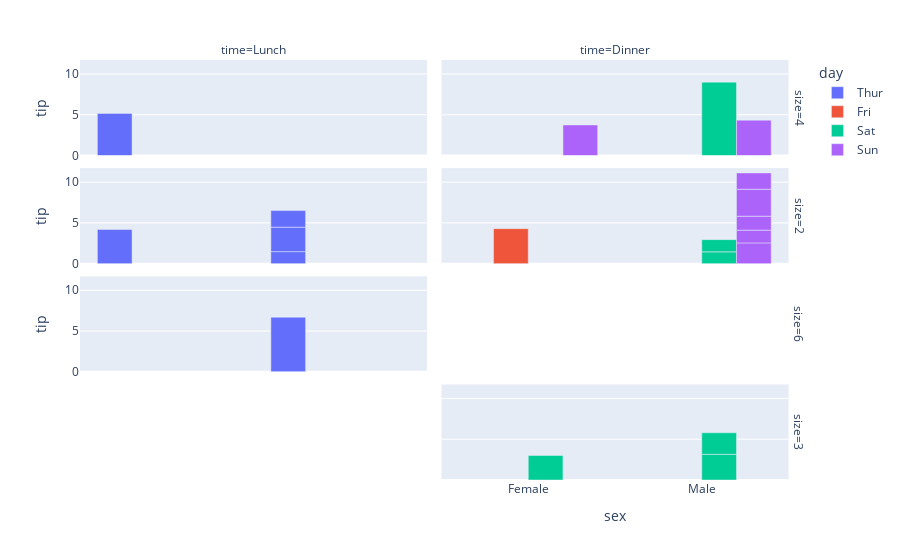

The code cell stored with this chart in its notebook:
### Code cell
fig = px.bar(data_frame=df, x="sex", y="tip", color="day", barmode="group", facet_col="time", facet_row="size",
             category_orders={"day":["Thur", "Fri", "Sat", "Sun"]})
fig.show()

### Figure 1 — Plotly figure (JSON) as saved in the notebook; plotly's stock layout.template omitted (floating-point values rounded to 4 significant figures)
{"data": [{"alignmentgroup": "True", "hovertemplate": "day=Thur<br>size=4<br>time=Lunch<br>sex=%{x}<br>tip=%{y}<extra></extra>", "legendgroup": "Thur", "marker": {"color": "#636efa", "pattern": {"shape": ""}}, "name": "Thur", "offsetgroup": "Thur", "orientation": "v", "showlegend": true, "textposition": "auto", "type": "bar", "x": ["Female"], "xaxis": "x7", "y": [5.17], "yaxis": "y7"}, {"alignmentgroup": "True", "hovertemplate": "day=Thur<br>size=2<br>time=Lunch<br>sex=%{x}<br>tip=%{y}<extra></extra>", "legendgroup": "Thur", "marker": {"color": "#636efa", "pattern": {"shape": ""}}, "name": "Thur", "offsetgroup": "Thur", "orientation": "v", "showlegend": false, "textposition": "auto", "type": "bar", "x": ["Male", "Male", "Male", "Female"], "xaxis": "x5", "y": [1.48, 3.0, 2.03, 4.19], "yaxis": "y5"}, {"alignmentgroup": "True", "hovertemplate": "day=Thur<br>size=6<br>time=Lunch<br>sex=%{x}<br>tip=%{y}<extra></extra>", "legendgroup": "Thur", "marker": {"color": "#636efa", "pattern": {"shape": ""}}, "name": "Thur", "offsetgroup": "Thur", "orientation": "v", "showlegend": false, "textposition": "auto", "type": "bar", "x": ["Male"], "xaxis": "x3", "y": [6.7], "yaxis": "y3"}, {"alignmentgroup": "True", "hovertemplate": "day=Fri<br>size=2<br>time=Dinner<br>sex=%{x}<br>tip=%{y}<extra></extra>", "legendgroup": "Fri", "marker": {"color": "#EF553B", "pattern": {"shape": ""}}, "name": "Fri", "offsetgroup": "Fri", "orientation": "v", "showlegend": true, "textposition": "auto", "type": "bar", "x": ["Female"], "xaxis": "x6", "y": [4.3], "yaxis": "y6"}, {"alignmentgroup": "True", "hovertemplate": "day=Sat<br>size=4<br>time=Dinner<br>sex=%{x}<br>tip=%{y}<extra></extra>", "legendgroup": "Sat", "marker": {"color": "#00cc96", "pattern": {"shape": ""}}, "name": "Sat", "offsetgroup": "Sat", "orientation": "v", "showlegend": true, "textposition": "auto", "type": "bar", "x": ["Male"], "xaxis": "x8", "y": [9.0], "yaxis": "y8"}, {"alignmentgroup": "True", "hovertemplate": "day=Sat<br>size=2<br>time=Dinner<br>sex=%{x}<br>tip=%{y}<extra></extra>", "legendgroup": "Sat", "marker": {"color": "#00cc96", "pattern": {"shape": ""}}, "name": "Sat", "offsetgroup": "Sat", "orientation": "v", "showlegend": false, "textposition": "auto", "type": "bar", "x": ["Male", "Male"], "xaxis": "x6", "y": [1.45, 1.5], "yaxis": "y6"}, {"alignmentgroup": "True", "hovertemplate": "day=Sat<br>size=3<br>time=Dinner<br>sex=%{x}<br>tip=%{y}<extra></extra>", "legendgroup": "Sat", "marker": {"color": "#00cc96", "pattern": {"shape": ""}}, "name": "Sat", "offsetgroup": "Sat", "orientation": "v", "showlegend": false, "textposition": "auto", "type": "bar", "x": ["Male", "Male", "Female"], "xaxis": "x2", "y": [3.15, 2.64, 3.0], "yaxis": "y2"}, {"alignmentgroup": "True", "hovertemplate": "day=Sun<br>size=4<br>time=Dinner<br>sex=%{x}<br>tip=%{y}<extra></extra>", "legendgroup": "Sun", "marker": {"color": "#ab63fa", "pattern": {"shape": ""}}, "name": "Sun", "offsetgroup": "Sun", "orientation": "v", "showlegend": true, "textposition": "auto", "type": "bar", "x": ["Male", "Female"], "xaxis": "x8", "y": [4.34, 3.75], "yaxis": "y8"}, {"alignmentgroup": "True", "hovertemplate": "day=Sun<br>size=2<br>time=Dinner<br>sex=%{x}<br>tip=%{y}<extra></extra>", "legendgroup": "Sun", "marker": {"color": "#ab63fa", "pattern": {"shape": ""}}, "name": "Sun", "offsetgroup": "Sun", "orientation": "v", "showlegend": false, "textposition": "auto", "type": "bar", "x": ["Male", "Male", "Male", "Male", "Male"], "xaxis": "x6", "y": [2.55, 1.56, 1.71, 3.31, 2.0], "yaxis": "y6"}], "layout": {"annotations": [{"font": {}, "showarrow": false, "text": "time=Lunch", "x": 0.24, "xanchor": "center", "xref": "paper", "y": 1, "yanchor": "bottom", "yref": "paper"}, {"font": {}, "showarrow": false, "text": "time=Dinner", "x": 0.74, "xanchor": "center", "xref": "paper", "y": 1, "yanchor": "bottom", "yref": "paper"}, {"font": {}, "showarrow": false, "text": "size=3", "textangle": 90, "x": 0.98, "xanchor": "left", "xref": "paper", "y": 0.1138, "yanchor": "middle", "yref": "paper"}, {"font": {}, "showarrow": false, "text": "size=6", "textangle": 90, "x": 0.98, "xanchor": "left", "xref": "paper", "y": 0.3712, "yanchor": "middle", "yref": "paper"}, {"font": {}, "showarrow": false, "text": "size=2", "textangle": 90, "x": 0.98, "xanchor": "left", "xref": "paper", "y": 0.6288, "yanchor": "middle", "yref": "paper"}, {"font": {}, "showarrow": false, "text": "size=4", "textangle": 90, "x": 0.98, "xanchor": "left", "xref": "paper", "y": 0.8862, "yanchor": "middle", "yref": "paper"}], "barmode": "group", "legend": {"title": {"text": "day"}, "tracegroupgap": 0}, "margin": {"t": 60}, "xaxis": {"anchor": "y", "domain": [0, 0.48], "title": {"text": "sex"}}, "xaxis2": {"anchor": "y2", "domain": [0.5, 0.98], "matches": "x", "title": {"text": "sex"}}, "xaxis3": {"anchor": "y3", "domain": [0, 0.48], "matches": "x", "showticklabels": false}, "xaxis4": {"anchor": "y4", "domain": [0.5, 0.98], "matches": "x", "showticklabels": false}, "xaxis5": {"anchor": "y5", "domain": [0, 0.48], "matches": "x", "showticklabels": false}, "xaxis6": {"anchor": "y6", "domain": [0.5, 0.98], "matches": "x", "showticklabels": false}, "xaxis7": {"anchor": "y7", "domain": [0, 0.48], "matches": "x", "showticklabels": false}, "xaxis8": {"anchor": "y8", "domain": [0.5, 0.98], "matches": "x", "showticklabels": false}, "yaxis": {"anchor": "x", "domain": [0, 0.2275], "title": {"text": "tip"}}, "yaxis2": {"anchor": "x2", "domain": [0, 0.2275], "matches": "y", "showticklabels": false}, "yaxis3": {"anchor": "x3", "domain": [0.2575, 0.485], "matches": "y", "title": {"text": "tip"}}, "yaxis4": {"anchor": "x4", "domain": [0.2575, 0.485], "matches": "y", "showticklabels": false}, "yaxis5": {"anchor": "x5", "domain": [0.515, 0.7425], "matches": "y", "title": {"text": "tip"}}, "yaxis6": {"anchor": "x6", "domain": [0.515, 0.7425], "matches": "y", "showticklabels": false}, "yaxis7": {"anchor": "x7", "domain": [0.7725, 1], "matches": "y", "title": {"text": "tip"}}, "yaxis8": {"anchor": "x8", "domain": [0.7725, 1], "matches": "y", "showticklabels": false}}}
